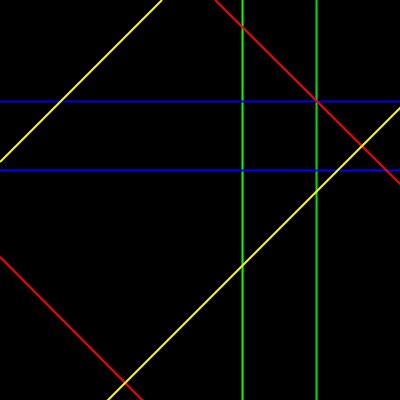
Frame 1 (no input)
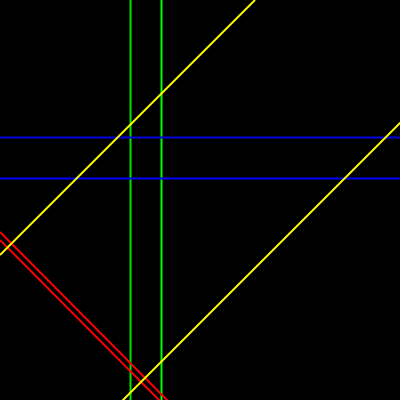
Frame 60 (the mouse pressed at the canvas centre just before this capture)
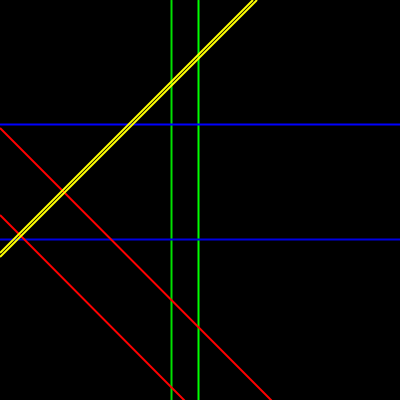
Frame 120 (the mouse held since frame 60 and released just before this capture)

The Processing sketch that drew these frames (run headless with seeded random() and noise(); from frame 60 on, the mouse is pressed at the canvas centre):

// Processing sketch: processing_133185
// ── processing_133185.pde

float my_num = 0;
float x = 0;
float y = 0;
float z = 0;
float q = 0;

void setup() {
  size(400, 400);
  //  colorMode(HSB);
  strokeWeight(2);
}

void draw() {
  //background(noise(my_num+100)*255);
  //stroke(255);
  background(0);

  //noise always returns a value between 0 and 1
  x = noise(my_num) * width;
  stroke(0, 255, 0);
  line(x, 0, x, height);

  x = noise(my_num+2) * width;
  stroke(0, 225, 0);
  line(x, 0, x, height);

  y = noise(my_num + 40) * height;
  stroke(0, 0, 255);
  line(0, y, height, y);

  y = noise(my_num + 42) * height;
  stroke(0, 0, 225);
  line(0, y, height, y);

  z = noise(my_num + 23) * width * 2;
  if (z > width) {
    stroke(255, 0, 0);
    z = z - width;
    line(z, 0, width, width-z);
  } 
  else {
    stroke(255, 0, 0);
    line(0, height-z, z, height);
  }

  z = noise(my_num + 25) * width * 2;
  if (z > width) {
    stroke(255, 0, 0);
    z = z - width;
    line(z, 0, width, width-z);
  } 
  else {
    stroke(255, 0, 0);
    line(0, height-z, z, height);
  }

  q = noise(my_num + 15) * width * 2;
  if (q > width) {
    stroke(255, 255, 0);
    q = q - width;
    line(q, width, height, q);
  } 
  else {
    stroke(255, 255, 0);
    line(q, 0, 0, q);
  }

  q = noise(my_num + 16) * width * 2;
  if (q > width) {
    stroke(255, 255, 0);
    q = q - width;
    line(q, width, height, q);
  } 
  else {
    stroke(255, 255, 0);
    line(q, 0, 0, q);
  }


  my_num = my_num + 0.02;
}
